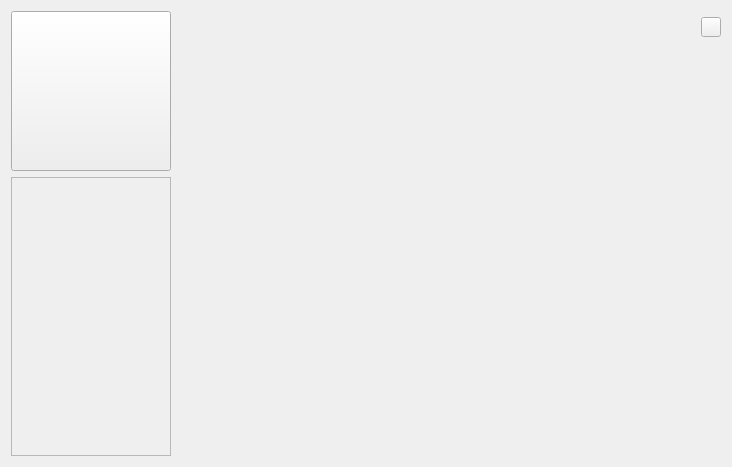
<?xml version="1.0" encoding="UTF-8"?>
<ui version="4.0">
 <class>MainAppWidget</class>
 <widget class="QWidget" name="MainAppWidget">
  <property name="geometry">
   <rect>
    <x>0</x>
    <y>0</y>
    <width>732</width>
    <height>467</height>
   </rect>
  </property>
  <property name="windowTitle">
   <string>5G_U8</string>
  </property>
  <layout class="QHBoxLayout" name="horizontalLayout_2">
   <item>
    <layout class="QVBoxLayout" name="verticalLayout">
     <item>
      <widget class="QPushButton" name="m_btnIcon">
       <property name="minimumSize">
        <size>
         <width>160</width>
         <height>160</height>
        </size>
       </property>
       <property name="maximumSize">
        <size>
         <width>160</width>
         <height>160</height>
        </size>
       </property>
       <property name="text">
        <string/>
       </property>
      </widget>
     </item>
     <item>
      <widget class="DSGUI::DSToolListView" name="m_pToolListView">
       <property name="minimumSize">
        <size>
         <width>160</width>
         <height>0</height>
        </size>
       </property>
       <property name="maximumSize">
        <size>
         <width>160</width>
         <height>16777215</height>
        </size>
       </property>
       <property name="frameShape">
        <enum>QFrame::StyledPanel</enum>
       </property>
       <property name="frameShadow">
        <enum>QFrame::Raised</enum>
       </property>
      </widget>
     </item>
    </layout>
   </item>
   <item>
    <layout class="QVBoxLayout" name="verticalLayout_2">
     <item>
      <layout class="QHBoxLayout" name="horizontalLayout">
       <item>
        <spacer name="horizontalSpacer">
         <property name="orientation">
          <enum>Qt::Horizontal</enum>
         </property>
         <property name="sizeHint" stdset="0">
          <size>
           <width>40</width>
           <height>20</height>
          </size>
         </property>
        </spacer>
       </item>
       <item>
        <widget class="DSGUI::DSSearchEdit" name="m_pSearchWord" native="true">
         <property name="minimumSize">
          <size>
           <width>0</width>
           <height>32</height>
          </size>
         </property>
         <property name="maximumSize">
          <size>
           <width>16777215</width>
           <height>32</height>
          </size>
         </property>
        </widget>
       </item>
       <item>
        <spacer name="horizontalSpacer_2">
         <property name="orientation">
          <enum>Qt::Horizontal</enum>
         </property>
         <property name="sizeType">
          <enum>QSizePolicy::Fixed</enum>
         </property>
         <property name="sizeHint" stdset="0">
          <size>
           <width>40</width>
           <height>20</height>
          </size>
         </property>
        </spacer>
       </item>
       <item>
        <widget class="QPushButton" name="m_btnConfig">
         <property name="minimumSize">
          <size>
           <width>20</width>
           <height>20</height>
          </size>
         </property>
         <property name="maximumSize">
          <size>
           <width>20</width>
           <height>20</height>
          </size>
         </property>
         <property name="text">
          <string/>
         </property>
        </widget>
       </item>
      </layout>
     </item>
     <item>
      <widget class="QStackedWidget" name="funcStackedWidget">
       <property name="currentIndex">
        <number>1</number>
       </property>
       <widget class="mainApp::AbbreviationFunctionSearch" name="m_pSearchWidget"/>
       <widget class="mainApp::AbbreviationFunctionAdd" name="m_pAddWidget"/>
      </widget>
     </item>
    </layout>
   </item>
  </layout>
 </widget>
 <customwidgets>
  <customwidget>
   <class>DSGUI::DSSearchEdit</class>
   <extends>QWidget</extends>
   <header>SearchEdit/SearchEdit.h</header>
   <container>1</container>
  </customwidget>
  <customwidget>
   <class>DSGUI::DSToolListView</class>
   <extends>QFrame</extends>
   <header>ToolListView/ToolListView.h</header>
   <container>1</container>
  </customwidget>
  <customwidget>
   <class>mainApp::AbbreviationFunctionSearch</class>
   <extends>QWidget</extends>
   <header location="global">Abbreviationfunctionsearch.h</header>
   <container>1</container>
  </customwidget>
  <customwidget>
   <class>mainApp::AbbreviationFunctionAdd</class>
   <extends>QWidget</extends>
   <header>Abbreviationfunctionadd.h</header>
   <container>1</container>
  </customwidget>
 </customwidgets>
 <resources/>
 <connections/>
</ui>
